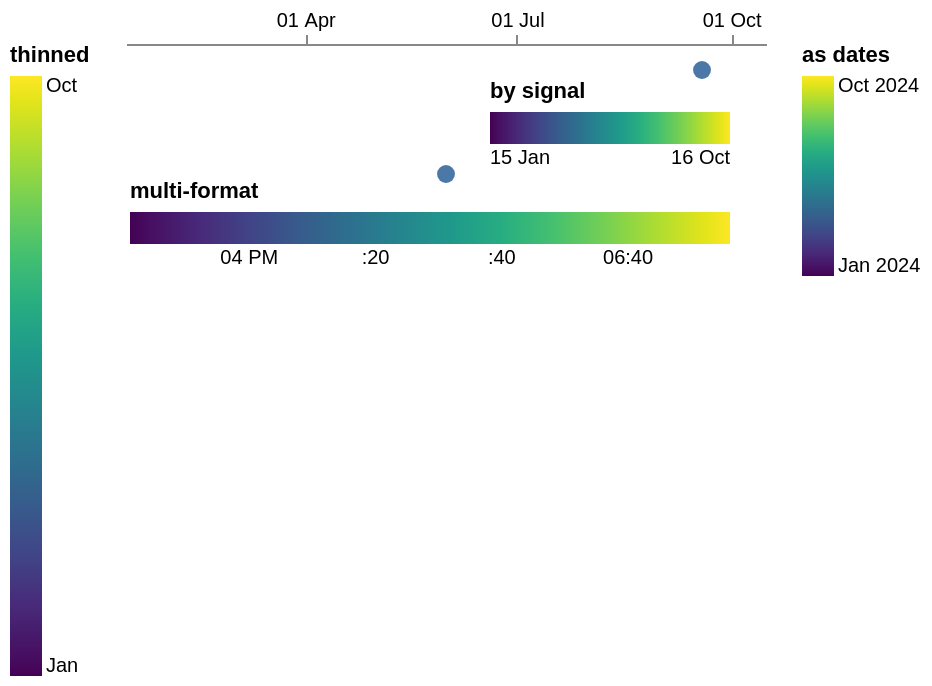

Write a Vega-Lite specification for this figure.
### Vega specification from a JSON file in a GitHub repository (floating-point values rounded to 4 significant figures)
{"$schema": "https://vega.github.io/schema/vega/v6.json", "description": "A gradient legend over instants. Its scale is a colour ramp and knows nothing about time, so formatType is the only thing that makes its labels read as dates; and tickMinStep thins them the way it thins an axis's. The fourth is chosen by a **signal** rather than written down, on both the legend and an axis: a chart that lets a control switch a column between a count and a date has to switch the grammar the format string is read in as well as the string.", "width": 320, "height": 130, "padding": 5, "background": "white", "data": [{"name": "t", "values": [{"d": "2024-01-15T00:00:00Z", "v": 3}, {"d": "2024-04-15T00:00:00Z", "v": 7}, {"d": "2024-07-15T00:00:00Z", "v": 5}, {"d": "2024-10-15T00:00:00Z", "v": 9}]}], "scales": [{"name": "x", "type": "linear", "domain": [0, 10], "range": "width"}, {"name": "y", "type": "linear", "domain": [0, 10], "range": "height"}, {"name": "when", "type": "linear", "domain": [1705276800000, 1729036800000], "range": {"scheme": "viridis"}}, {"name": "clock", "type": "utc", "domain": [1705276800000, 1729036800000], "range": "width"}], "legends": [{"fill": "when", "type": "gradient", "title": "as dates", "formatType": "utc", "format": "%b %Y", "orient": "right", "gradientLength": 100}, {"fill": "when", "type": "gradient", "title": "multi-format", "formatType": "utc", "orient": "bottom-right", "gradientLength": 300, "direction": "horizontal"}, {"fill": "when", "type": "gradient", "title": "thinned", "formatType": "utc", "format": "%b", "orient": "left", "gradientLength": 300, "tickMinStep": 7776000000}, {"fill": "when", "type": "gradient", "title": "by signal", "formatType": {"signal": "grammar"}, "format": {"signal": "spec"}, "orient": "top-right", "gradientLength": 120, "direction": "horizontal"}], "marks": [{"type": "symbol", "from": {"data": "t"}, "encode": {"enter": {"x": {"scale": "x", "field": "v"}, "y": {"scale": "y", "field": "v"}, "size": {"value": 80}, "fill": {"value": "#4c78a8"}}}}], "signals": [{"name": "grammar", "value": "utc"}, {"name": "spec", "value": "%d %b"}], "axes": [{"scale": "clock", "orient": "top", "formatType": {"signal": "grammar"}, "format": {"signal": "spec"}, "tickCount": 3}]}
